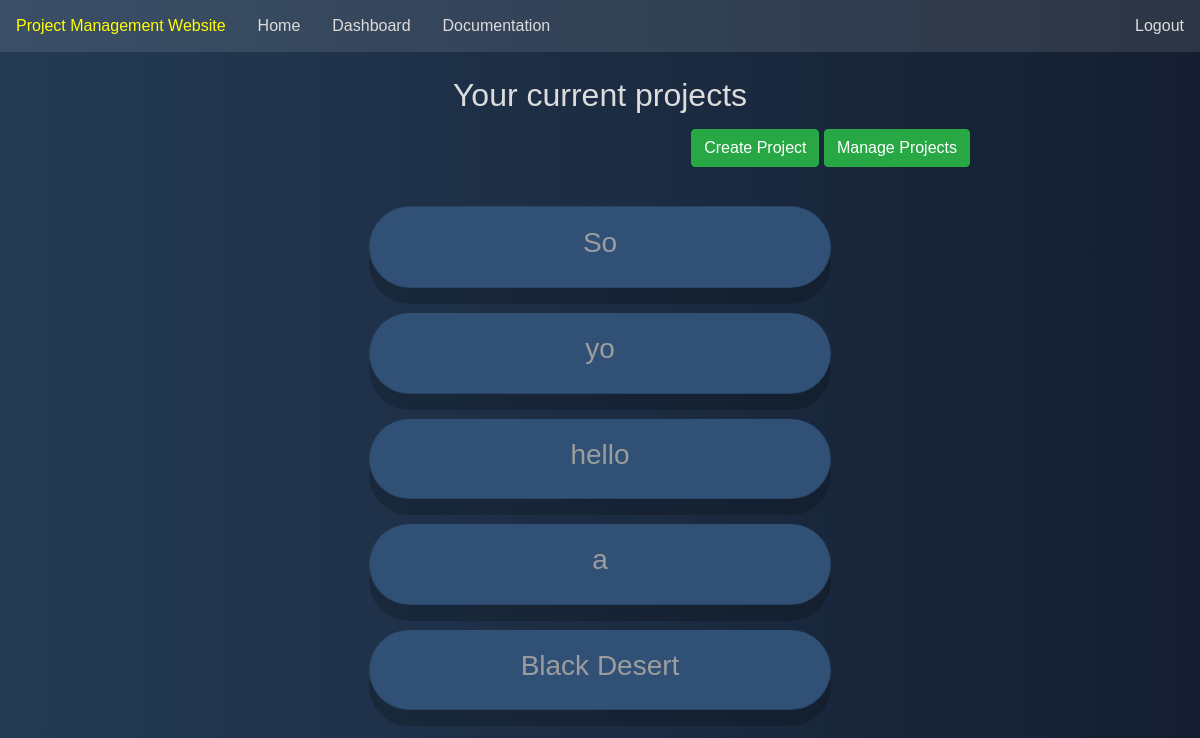
Before: /dashboard/ (signed in) with the older database file.
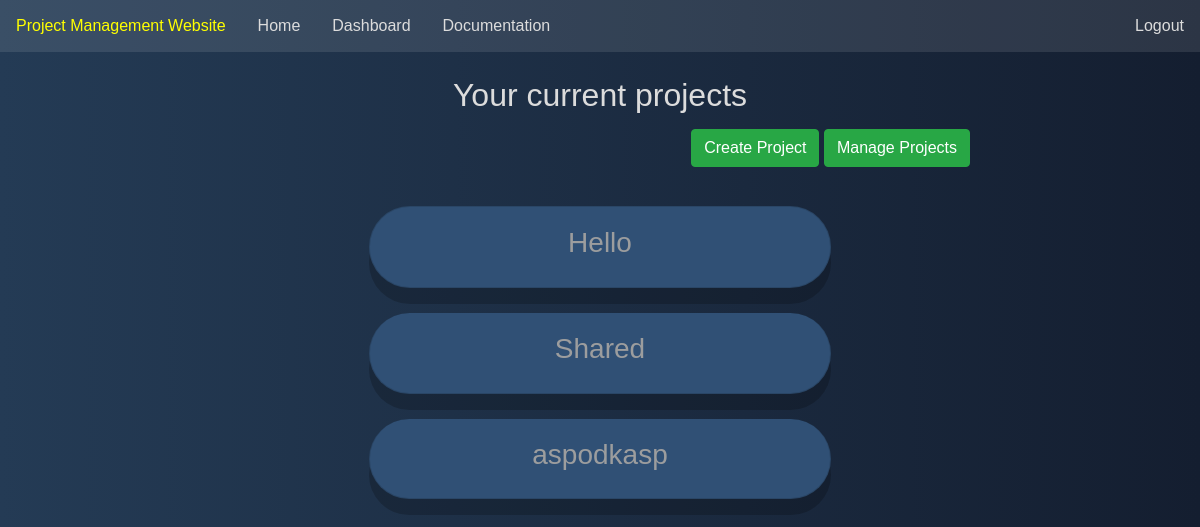
After: the same page with the newer database file.
### projectApp/core/models.py (models this page shows, shortened)
class ProjectList(models.Model):
    user = models.ForeignKey(User, on_delete=models.CASCADE, related_name="todolist", null=True)  # <--- added
    name = models.CharField(max_length=200)
    shareduser = models.ManyToManyField(User)

### projectApp/core/views.py (the view, shortened to what this page needs)
# urls.py: path('dashboard/', core_views.dashboard, name='dashboard'),
def dashboard(request):
    return render(request, "dashboard.html", {})

### projectApp/core/templates/dashboard.html (shortened to what this page needs)
{% extends 'base.html' %}
{% block content %}
	{% if user.is_authenticated %}
		<br>
		<div class="text-center">
			<h2>Your current projects</h2>
		</div>
        <div class = "addTab" style = "text-align: right; margin: 15px;">
            <button data-toggle="modal" href="#" data-target="#createProjectModal" class="btn btn-success">Create Project</button>
        	<button id = "taskSettings" data-toggle="modal" href="#" data-target="#addTaskModal" class="btn btn-success">Manage Projects</button>
    	</div>
<br>
		<ul class="list-group" style="background-color: rgba(0,0,0,0);">
		{% for l in user.todolist.all %}
			<li id = "proj" class="list-group-item"><a href="/{{l.id}}"><h3>{{l.name}}</h3></a></li>
		{% endfor %}
	{% else %}
		<h2>To view your current projects please <a href="/login">Login</a> or <a href="/signup">signup</a></h2>
	{% endif %}
{% endblock %}

### projectApp/core/templates/base.html (shortened to what this page needs)
<!DOCTYPE html>
<html lang="en">
  <head>
      {% load static %}
        <link rel="stylesheet" type="text/css" href="{% static 'css/bootstrap.min.css' %}">
  </head>
  <body>
    <ul style = "margin: 0;">
        <li><a href="/">Project Management Website</a></li>
        <li><a href="/">Home</a></li>
        {% if user.is_authenticated %}
        <li><a href="/dashboard">Dashboard</a></li>
        <li><a href="/create">Documentation</a></li>
        <div class="topnav-right">
        <li><a href="{% url 'logout' %}">Logout</a></li>
      {% else %}
            <li><a href="{% url 'login' %}">Login</a></li>
            <li><a href="{% url 'signup' %}">Signup</a></li>
      {% endif %}
        </div>
    </ul>
  <div class="main">
    <div class="row justify-content-center">
      <div class="col-8">
        {% block content %}
        {% endblock %}
      </div>
    </div>
  </div>
  </body>
</html>

### projectApp/core/templates/base.html (style rules this page uses)
* { font-family: Helvetica, sans-serif; }
html,body { background: #141E30; background: -webkit-linear-gradient(to right, #243B55, #141E30); background: linear-gradient(to right, #243B55, #141E30); }
ul { list-style-type: none; margin: 0; padding: 0; overflow: hidden; background-color: rgba(255,255,255, 0.1); }
h3 { text-align: center; color: rgb(156, 157, 158); }
h2, h4 { color: gainsboro; text-align: center; }
li { float: left; }
li a { display: block; color: gainsboro; text-align: center; padding: 14px 16px; text-decoration: none; background-color:rgba(0,0,0,0); }
.topnav-right { float: right; }
.row { margin-right: 0px !important; margin-left: 0px !important; }
#proj { display: block; background-color: #305075; text-align: center; padding: 5px; text-decoration: none; border-radius: 55px; box-shadow: 0 1rem 0 0 rgba(0, 0, 0, .2); width: 60%; margin: auto; margin-bottom:25px; }

Changed rows visible on the page:
removed ProjectList: name "So"
removed ProjectList: name "yo"
removed ProjectList: name "hello"
removed ProjectList: name "a"
removed ProjectList: name "Black Desert"
added ProjectList: name "Hello"
added ProjectList: name "Shared"
added ProjectList: name "aspodkasp"
